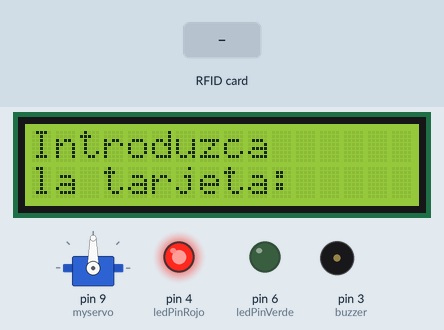
Recording of a sketch running on a simulated Arduino Mega 2560, built with avr-gcc and run on an emulated ATmega2560. Parts: servo, 16×2 character LCD, output pins drawn as LEDs (lit = HIGH), buzzer (waves = sounding). The test bench sets the inputs (shaded band). Pins used as bus, display or sensor lines are not drawn; what the sketch prints to the serial monitor is not drawn.

Above: at 1.3 s.
1.4 s: RFID card 87 7F 95 C8 held to the reader
At 5.1 s:
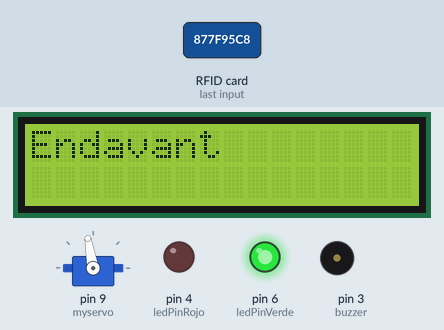
At 11.0 s:
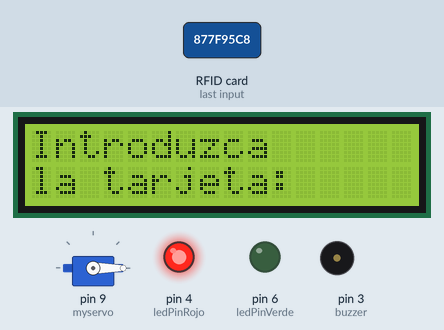
Timing chart, 0 to 11.2 s (numbered marks = the images above; inputs shaded):
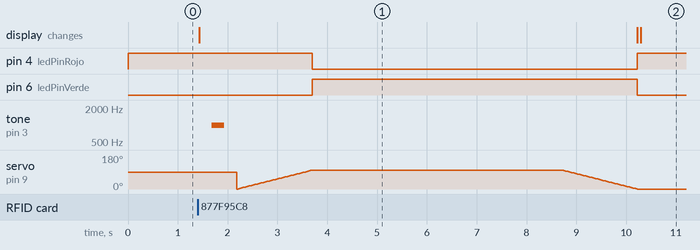

The sketch:

proyecto.ino
```cpp
//Importamos librerias
#include <rgb_lcd.h>
#include <Servo.h>
#include <SPI.h>
#include <MFRC522.h>
#include <Wire.h>

//Definimos el LCD
#include <LiquidCrystal.h>    // importa libreria
LiquidCrystal lcd(33, 31, 29, 27, 25, 23);  // pines RS, E, D4, D5, D6, D7 de modulo 1602A

//Definimos el Servo
Servo myservo;

//Creamos la instancia del MFRC522
const int RST_PIN = 5;        // Pin 9 para el reset del RC522
const int SS_PIN = 53;        // Pin 10 para el SS (SDA) del RC522
MFRC522 mfrc522(SS_PIN, RST_PIN);   // Crear instancia del MFRC522

//Definimos las tarjetas válidas
byte validKey1[4] = { 0x87, 0x7F, 0x95, 0xC8 };
byte validKey2[4] = { 0x01, 0x02, 0x03, 0x04 };
byte validKey3[4] = { 0xF2, 0xFC, 0x73, 0xEC };

//Variables globales
int pos = 0;
int buzzer = 3;
int ledPinRojo = 4;
int ledPinVerde = 6;
int condicion = 0;
int x = 5;
int general_state = 1;
//Funciones complementarias

void lcdSetup(){
  lcd.clear();
  lcd.begin(16, 2);
  lcd.setCursor(0, 0);
  lcd.print("Introduzca");
  lcd.setCursor(0, 1);
  lcd.print("la tarjeta:");
}

void lcdPrint(const char *str){
  lcd.clear();
  lcd.print(str);
}

void servoSetup(){
  myservo.attach(9); // conectar el servo al pin 9
}

void giroServo(){
  for (pos = 0; pos <= 100; pos += 1) { // girará de 0 a 90 grados
    // in steps of 1 degree
    myservo.write(pos);              // guardamos la nueva posicion del servo
    delay(15);                       // velocidad del giro
  }
  digitalWrite(ledPinRojo,LOW);
  digitalWrite(ledPinVerde,HIGH);
  delay(5000);
  for (pos = 100; pos >= 0; pos -= 1) { // girará de 90 a 0 grados
    myservo.write(pos);              // guardamos la nueva posicion del servo
    delay(15);                       // velocidad del giro
  }
  digitalWrite(ledPinVerde,LOW);
  digitalWrite(ledPinRojo,HIGH);
  lcdSetup();
}

void pitido(){
  tone(buzzer,1000);
  delay(250);
  noTone(buzzer);
  delay(250);
}

void pitidoErroneo(){
  tone(buzzer,400);
  delay(700);
  noTone(buzzer);
  delay(700);
}

bool isEqualArray(byte* arrayA, byte* arrayB, int length)
{
  for (int index = 0; index < length; index++)
  {
    if (arrayA[index] != arrayB[index]) return false;
  }
  return true;
}

void rfidSetup(){
  Serial.begin(9600); // Iniciar serial
  SPI.begin();        // Iniciar SPI
  mfrc522.PCD_Init(); // Iniciar MFRC522
}

void rfidFiltrar(){
  // Detectar tarjeta
  if (mfrc522.PICC_IsNewCardPresent())
  {
    //Seleccionamos una tarjeta
    if (mfrc522.PICC_ReadCardSerial())
    {
      // Comparar ID con las claves válidas
      if ((isEqualArray(mfrc522.uid.uidByte, validKey1, 4)) or (isEqualArray(mfrc522.uid.uidByte, validKey2, 4)) or (isEqualArray(mfrc522.uid.uidByte, validKey3, 4))){
        Serial.println("valido");
        lcdPrint("Endavant");
        condicion = 1;
      }else{
        Serial.println("Tarjeta invalida");
        lcdPrint("Invalido");
        condicion = 0;
        pitidoErroneo();
        delay(2000);
        lcdSetup();

      // Finalizar lectura actual
      mfrc522.PICC_HaltA();
    }
  }
  delay(250);
}
}

//Funciones principales de Arduino

void setup() {
  pinMode(buzzer,OUTPUT);
  pinMode(ledPinRojo, OUTPUT);
  pinMode(ledPinVerde, OUTPUT);
  digitalWrite(ledPinRojo,HIGH);
  rfidSetup();
  servoSetup();
  lcdSetup();
  Wire.begin(9);                  // Start the I2C Bus with address 9 in decimal (= 0x09 in hexadecimal)
  Wire.onReceive(receiveEvent);   // Attach a function to trigger when something is received
}

void receiveEvent() {
  x = Wire.read();                // read one character from the I2C
}

void loop() {

  /*
  general on = 2
  general off = 3
  abrir barrera = 4
  */

  if (x == 2) {
    general_state = 1;
  }
  if (x == 3) {
    general_state = 0;
  }
  if (x == 4) {
    giroServo();
    x = 45;
  }
  rfidFiltrar();

  if ((condicion == 1) && (general_state == 1)){
      pitido();
      giroServo();
      condicion = 0;
  }
}
```

Measured:
- after the input at 1.4 s, pin 4 (ledPinRojo): HIGH → LOW after 2.3 s, → HIGH 6.5 s later; pin 6 (ledPinVerde): LOW → HIGH after 2.3 s, → LOW 6.5 s later; tone on pin 3 (buzzer): silent → 1000 Hz after 0.28 s, → silent 0.25 s later; the display: changes at once (image 1)
